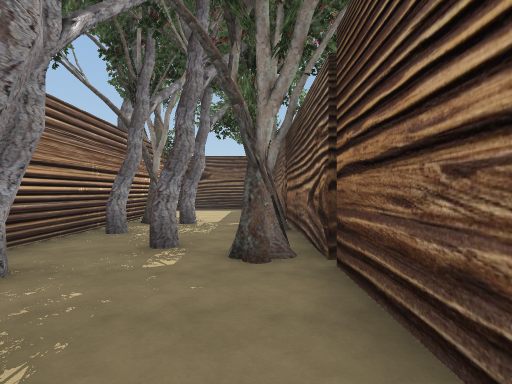
[1] (above)

24 first-person views from a walk through a 3-D level made in the Unity game engine. The camera is 1.5 m above the floor, looks level and sees 80° across. The floor is counted in squares, 2 m on a side. Each view is taken from the middle of a square. On the plan, view 1 faces up. The plan holds only what a view shows up to about 10 squares ahead; the rest is blank. The place goes on beyond the plan. The player character is not drawn.

[2]
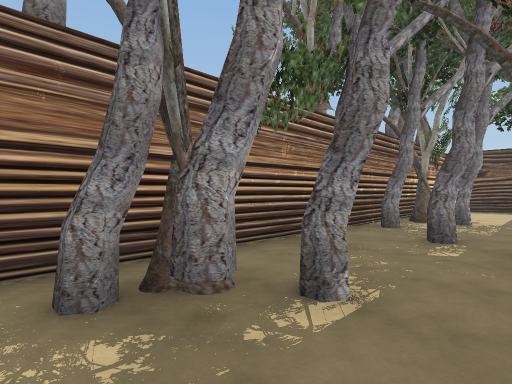

[3]
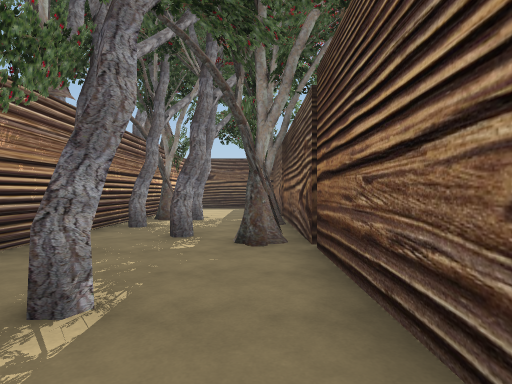

[4]
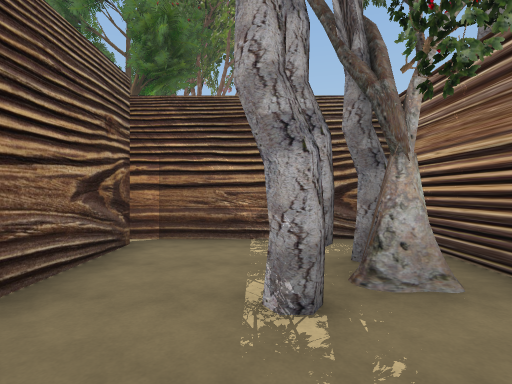

[5]
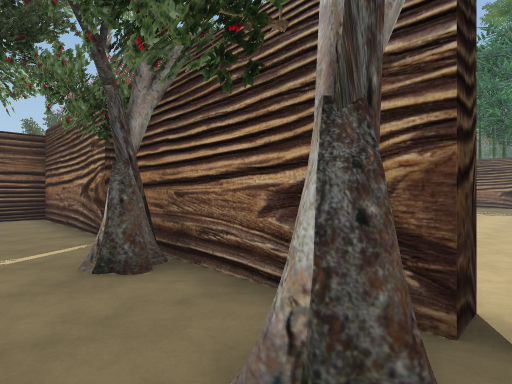

[6]
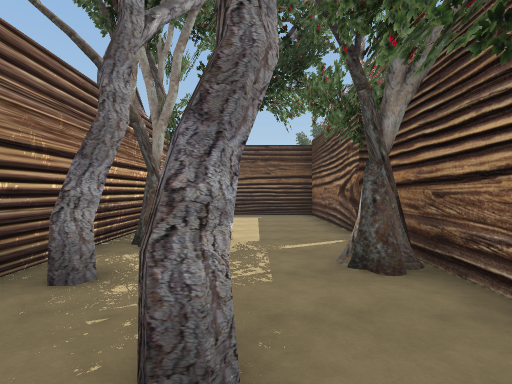

[7]
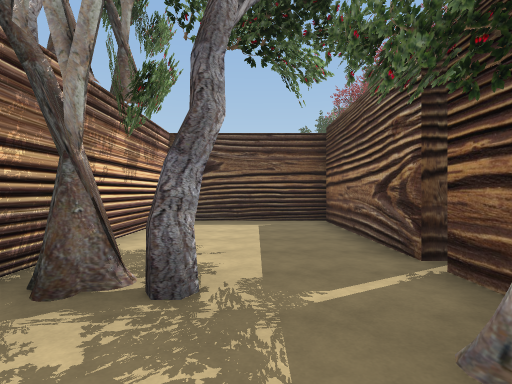

[8]
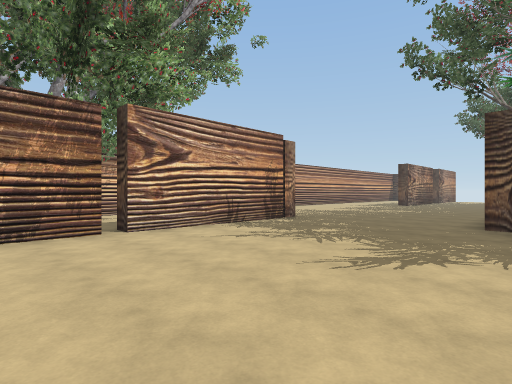

[9]
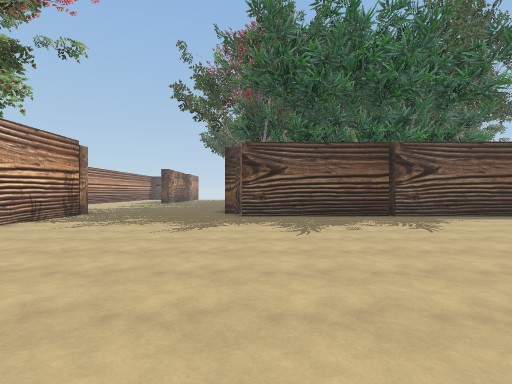

[10]
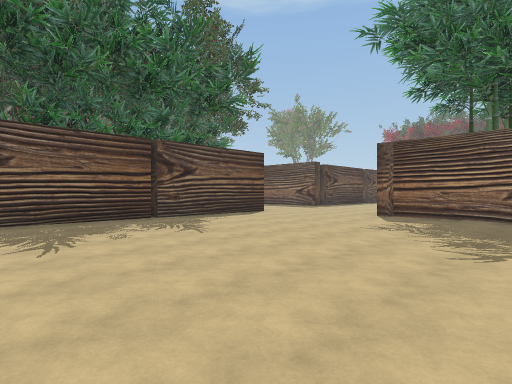

[11]
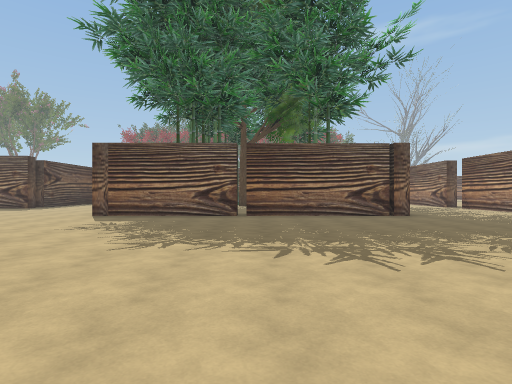

[12]
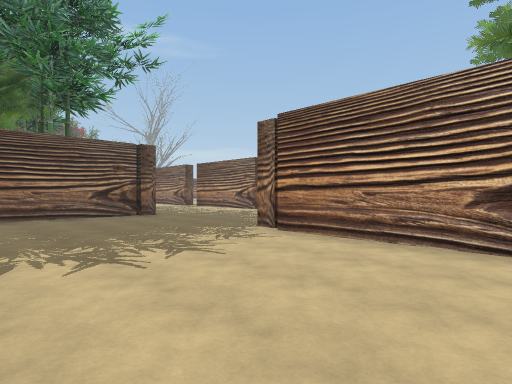

[13]
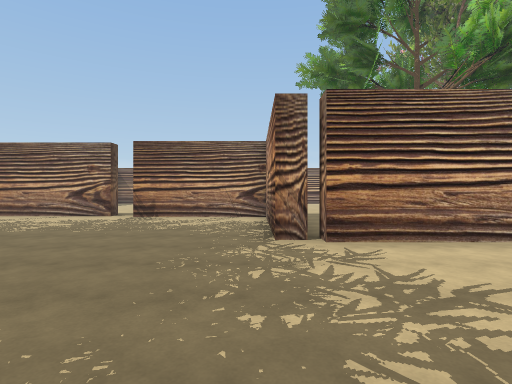

[14]
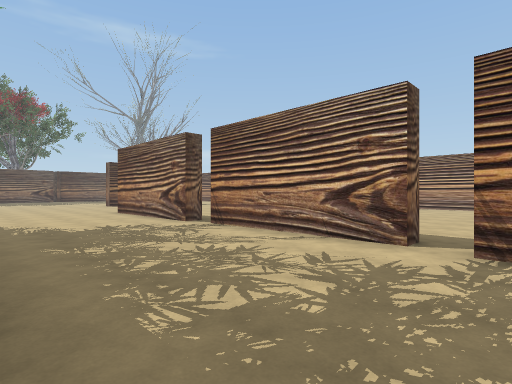

[15]
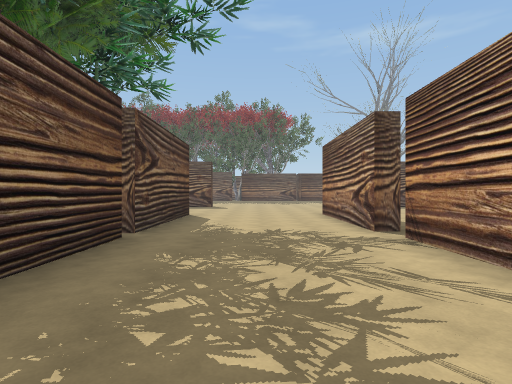

[16]
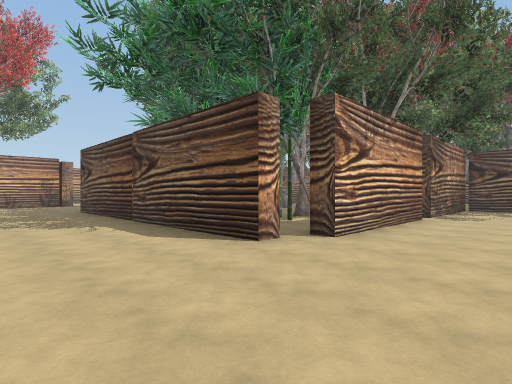

[17]
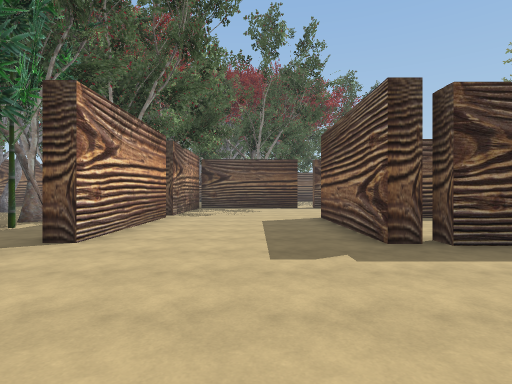

[18]
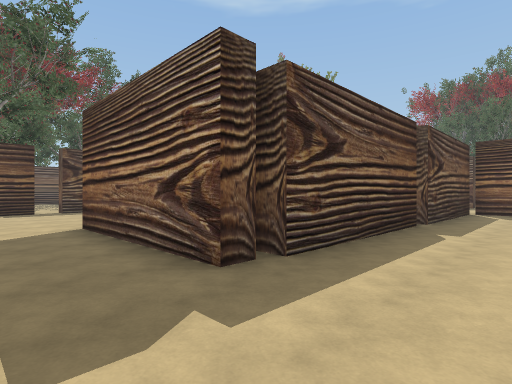

[19]
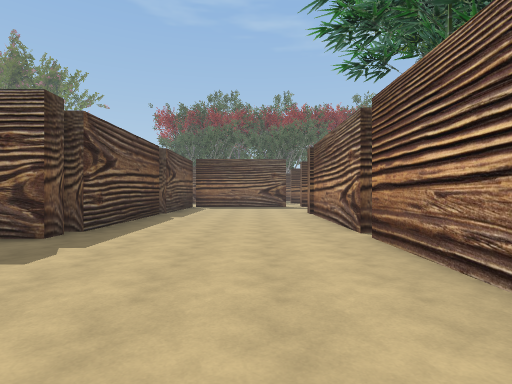

[20]
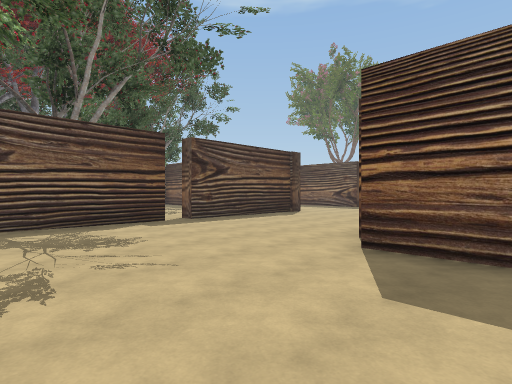

[21]
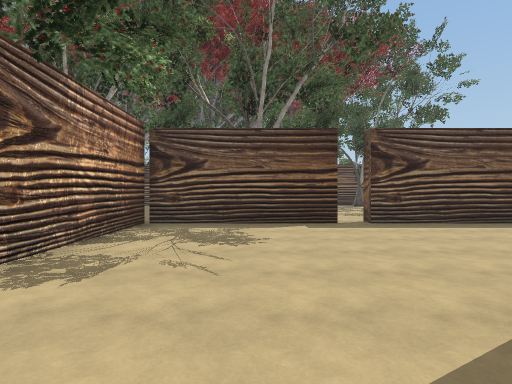

[22]
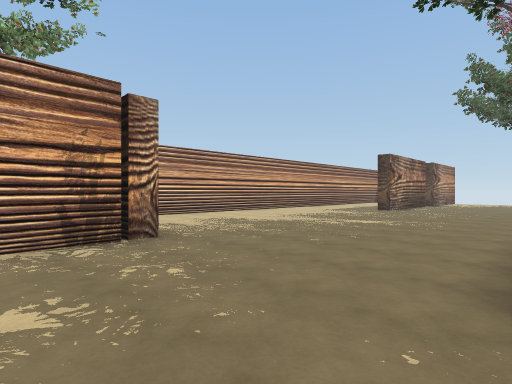

[23]
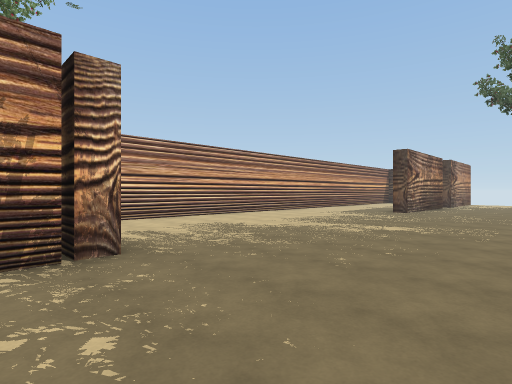

[24]
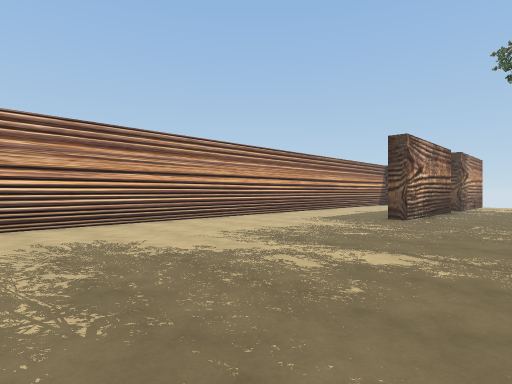

### Floor plan
Points are (right, up) in squares from view 1. A wall is a line through its corners. A room is listed if a view was taken in it or the views show most of it. See-through windows are left out.
Room 1 (views 1, 2, 3)
walls: (0.8, -1.5) (0.8, 3.1); (-1.2, 1.3) (-1.1, 1.1) (-1.3, 0.7); (-1.4, -1.8) (1, -1.8); (-2.3, 0) (-2, -0.4)
low walls: (0.4, 3.5) (-0.1, 3.3)
ways out: opening at (-2, -1) to room 2; opening at (-1, 2) to room 2
Room 2 (views 4, 5, 6, 7)
walls: (-1, 4.5) (-1.2, 4); (0.8, 3.4) (0.8, 6.4); (0, 5.9) (-0.1, 6.3); (-3.2, 6.4) (-3.2, -1.1); (0.6, 6) (0.1, 5.9); (-1.4, 7.5) (-1.6, 7.1); (-2.2, 7.6) (-2.5, 7.2); (-2.3, 7.7) (-2.3, 7.2); (-2.6, -1.8) (-1.4, -1.8)
low walls: (0.1, 5.9) (-0.1, 6.2)
ways out: opening at (-2, -1) to room 1; opening at (-1, 2) to room 1; opening at (-1, 6.5) to room 4
Room 3 (views 8, 9, 10, 11, 12, 13, 14, 15, 16, 17, 18, 19, 20, 21, 22, 23, 24)
walls: (6.4, 13.2) (5.9, 13.2); (15.8, 12.9) (15.8, 12.3) (6.5, 12.3); (18.2, 8.1) (21, 8.1); (1.3, 13.5) (1.3, 8.3); (1.3, 7.9) (1.3, 6.5); (16.4, 18) (16.4, 13.5) (15.8, 13.5); (16.6, 3.5) (16.6, 8.1); (21.5, 13.2) (20.9, 13.2) (20.9, 18); (21.5, 8.1) (26, 8.1); (7.4, -1.6) (10.9, -1.6) (10.9, -1.8) (11.7, -1.8) (11.7, -6.2) (15.8, -6.2); (16.6, -1.9) (16.6, 3.4); (26.2, 13.2) (21.8, 13.2) (21.8, 13.8); (21, 23.3) (16.4, 23.3) (16.4, 18.8); (21, -1.8) (18.5, -1.8); (-3.2, 22) (-3.2, 15.1); (1.3, 26.2) (1.3, 23.3) (0.6, 23.3); (16.6, -6.5) (21, -6.5); (25.1, 23.3) (21.8, 23.3) (21.8, 23.9); (26, -1.8) (21.5, -1.8); (21.8, -6.8) (21.8, -6.2) (26, -6.2)
ways out: opening at (1, 8) to room 4; opening at (16, -7); opening at (16, 13); gap at (11, 12); gap at (17, 3); gap at (21, 24); gap at (21.5, -7); gap at (22, 13); gap at (26, -7); gap at (26, 13)
Room 4 (no view inside)
walls: (1.3, 8.3) (0.8, 8.3) (0.8, 12.9); (-3.2, 11.9) (-3.2, 6.4); (1.2, 12.9) (-2.6, 12.9); (0.8, 6.4) (0.8, 7.9)
ways out: opening at (-1, 6.5) to room 2; opening at (1, 8) to room 3

Where each view was taken, in squares from view 1:
view 1: 0 up, 0 right, facing up
view 2: 1 down, 0 right, facing up-left
view 3: 1 down, 0 right, facing up
view 4: 3 up, 1 left, facing down
view 5: 3 up, 1 left, facing up-right
view 6: 3 up, 1 left, facing up
view 7: 5 up, 1 left, facing up
view 8: 6 up, 7 right, facing up-left
view 9: 3 up, 7 right, facing up
view 10: 4 up, 7 right, facing up-right
view 11: 3 up, 7 right, facing right
view 12: 3 up, 7 right, facing down-right
view 13: 3 up, 12 right, facing down
view 14: 2 down, 15 right, facing down-right
view 15: 4 down, 16 right, facing right
view 16: 9 up, 19 right, facing up-left
view 17: 9 up, 19 right, facing up
view 18: 11 up, 19 right, facing up-right
view 19: 10 up, 16 right, facing right
view 20: 16 up, 17 right, facing up-right
view 21: 16 up, 19 right, facing up
view 22: 11 up, 6 right, facing up-left
view 23: 12 up, 5 right, facing up-left
view 24: 15 up, 4 right, facing up-left
